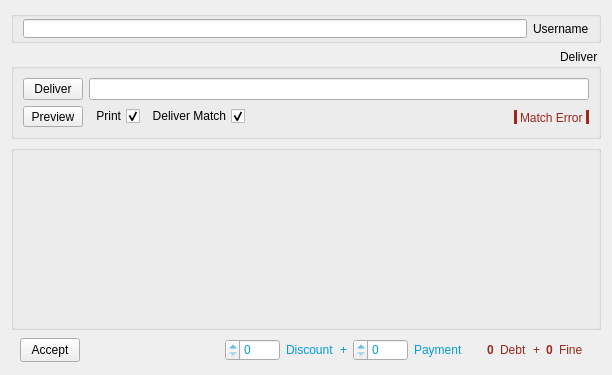
<?xml version="1.0" encoding="UTF-8"?>
<ui version="4.0">
 <class>FormOperator</class>
 <widget class="QWidget" name="FormOperator">
  <property name="geometry">
   <rect>
    <x>0</x>
    <y>0</y>
    <width>612</width>
    <height>375</height>
   </rect>
  </property>
  <property name="layoutDirection">
   <enum>Qt::RightToLeft</enum>
  </property>
  <layout class="QVBoxLayout" name="verticalLayout">
   <item>
    <widget class="QGroupBox" name="groupBox">
     <property name="minimumSize">
      <size>
       <width>0</width>
       <height>32</height>
      </size>
     </property>
     <property name="maximumSize">
      <size>
       <width>16777215</width>
       <height>32</height>
      </size>
     </property>
     <property name="title">
      <string/>
     </property>
     <layout class="QHBoxLayout" name="horizontalLayout_4">
      <property name="topMargin">
       <number>2</number>
      </property>
      <property name="bottomMargin">
       <number>2</number>
      </property>
      <item>
       <widget class="QLabel" name="label_2">
        <property name="text">
         <string>Username</string>
        </property>
       </widget>
      </item>
      <item>
       <widget class="MyLineEdit" name="eUser"/>
      </item>
     </layout>
    </widget>
   </item>
   <item>
    <widget class="QGroupBox" name="gDeliver">
     <property name="maximumSize">
      <size>
       <width>16777215</width>
       <height>90</height>
      </size>
     </property>
     <property name="title">
      <string>Deliver</string>
     </property>
     <property name="flat">
      <bool>true</bool>
     </property>
     <layout class="QVBoxLayout" name="verticalLayout_3">
      <item>
       <widget class="QWidget" name="widget" native="true">
        <property name="maximumSize">
         <size>
          <width>16777215</width>
          <height>30</height>
         </size>
        </property>
        <layout class="QHBoxLayout" name="horizontalLayout_2">
         <property name="margin">
          <number>0</number>
         </property>
         <item>
          <widget class="MyLineEdit" name="eObject"/>
         </item>
         <item>
          <widget class="QPushButton" name="bDeliver">
           <property name="maximumSize">
            <size>
             <width>60</width>
             <height>24</height>
            </size>
           </property>
           <property name="text">
            <string>Deliver</string>
           </property>
           <property name="icon">
            <iconset resource="resources.qrc">
             <normaloff>:/images/ok.png</normaloff>:/images/ok.png</iconset>
           </property>
          </widget>
         </item>
        </layout>
       </widget>
      </item>
      <item>
       <widget class="QWidget" name="gMatchOpt" native="true">
        <property name="maximumSize">
         <size>
          <width>16777215</width>
          <height>30</height>
         </size>
        </property>
        <layout class="QHBoxLayout" name="horizontalLayout_3">
         <property name="margin">
          <number>0</number>
         </property>
         <item>
          <widget class="QLabel" name="lMatchError">
           <property name="styleSheet">
            <string notr="true">color: #9d261d;
margin-top: 4px;
padding-bottom: 2px;
margin-bottom: 3px;
border-right: 3px solid #9d261d;
border-left: 3px solid #9d261d;
border-top: 1px solid rgba(0, 0, 0, 0);</string>
           </property>
           <property name="text">
            <string>Match Error</string>
           </property>
           <property name="textFormat">
            <enum>Qt::RichText</enum>
           </property>
          </widget>
         </item>
         <item>
          <spacer name="horizontalSpacer">
           <property name="orientation">
            <enum>Qt::Horizontal</enum>
           </property>
           <property name="sizeHint" stdset="0">
            <size>
             <width>40</width>
             <height>20</height>
            </size>
           </property>
          </spacer>
         </item>
         <item>
          <widget class="QCheckBox" name="cDeliverMatch">
           <property name="text">
            <string>Deliver Match</string>
           </property>
           <property name="checked">
            <bool>true</bool>
           </property>
          </widget>
         </item>
         <item>
          <widget class="QCheckBox" name="cPrint">
           <property name="text">
            <string>Print</string>
           </property>
           <property name="checked">
            <bool>true</bool>
           </property>
          </widget>
         </item>
         <item>
          <widget class="QPushButton" name="bPreview">
           <property name="maximumSize">
            <size>
             <width>60</width>
             <height>24</height>
            </size>
           </property>
           <property name="text">
            <string>Preview</string>
           </property>
           <property name="icon">
            <iconset resource="resources.qrc">
             <normaloff>:/images/preview.png</normaloff>:/images/preview.png</iconset>
           </property>
          </widget>
         </item>
        </layout>
       </widget>
      </item>
     </layout>
    </widget>
   </item>
   <item>
    <widget class="QWidget" name="gReceive" native="true">
     <layout class="QVBoxLayout" name="verticalLayout_2">
      <property name="margin">
       <number>0</number>
      </property>
      <item>
       <widget class="QGroupBox" name="gObjects">
        <property name="title">
         <string/>
        </property>
        <property name="flat">
         <bool>true</bool>
        </property>
        <layout class="QVBoxLayout" name="lObjects"/>
       </widget>
      </item>
      <item>
       <widget class="QWidget" name="gAccept" native="true">
        <property name="maximumSize">
         <size>
          <width>16777215</width>
          <height>28</height>
         </size>
        </property>
        <layout class="QHBoxLayout" name="horizontalLayout">
         <property name="topMargin">
          <number>0</number>
         </property>
         <property name="bottomMargin">
          <number>0</number>
         </property>
         <item>
          <widget class="QWidget" name="widget_3" native="true">
           <property name="styleSheet">
            <string notr="true">color: #9d261d</string>
           </property>
           <layout class="QHBoxLayout" name="horizontalLayout_6">
            <property name="topMargin">
             <number>0</number>
            </property>
            <property name="bottomMargin">
             <number>0</number>
            </property>
            <item>
             <widget class="QLabel" name="label_4">
              <property name="text">
               <string>Fine</string>
              </property>
             </widget>
            </item>
            <item>
             <widget class="QLabel" name="lFine">
              <property name="font">
               <font>
                <weight>75</weight>
                <bold>true</bold>
               </font>
              </property>
              <property name="text">
               <string>0</string>
              </property>
             </widget>
            </item>
            <item>
             <widget class="QLabel" name="label_8">
              <property name="text">
               <string>+</string>
              </property>
             </widget>
            </item>
            <item>
             <widget class="QLabel" name="label_5">
              <property name="text">
               <string>Debt</string>
              </property>
             </widget>
            </item>
            <item>
             <widget class="QLabel" name="lDebt">
              <property name="font">
               <font>
                <weight>75</weight>
                <bold>true</bold>
               </font>
              </property>
              <property name="text">
               <string>0</string>
              </property>
             </widget>
            </item>
           </layout>
          </widget>
         </item>
         <item>
          <widget class="QWidget" name="widget_2" native="true">
           <property name="styleSheet">
            <string notr="true">color: #049cdb</string>
           </property>
           <layout class="QHBoxLayout" name="horizontalLayout_5">
            <property name="topMargin">
             <number>0</number>
            </property>
            <property name="bottomMargin">
             <number>0</number>
            </property>
            <item>
             <widget class="QLabel" name="label">
              <property name="text">
               <string>Payment</string>
              </property>
             </widget>
            </item>
            <item>
             <widget class="QSpinBox" name="sPayment">
              <property name="minimumSize">
               <size>
                <width>55</width>
                <height>0</height>
               </size>
              </property>
              <property name="maximum">
               <number>100000</number>
              </property>
              <property name="singleStep">
               <number>50</number>
              </property>
             </widget>
            </item>
            <item>
             <widget class="QLabel" name="label_7">
              <property name="text">
               <string>+</string>
              </property>
             </widget>
            </item>
            <item>
             <widget class="QLabel" name="label_3">
              <property name="text">
               <string>Discount</string>
              </property>
             </widget>
            </item>
            <item>
             <widget class="QSpinBox" name="sDiscount">
              <property name="minimumSize">
               <size>
                <width>55</width>
                <height>0</height>
               </size>
              </property>
              <property name="maximum">
               <number>100000</number>
              </property>
              <property name="singleStep">
               <number>50</number>
              </property>
             </widget>
            </item>
           </layout>
          </widget>
         </item>
         <item>
          <spacer name="horizontalSpacer_2">
           <property name="orientation">
            <enum>Qt::Horizontal</enum>
           </property>
           <property name="sizeHint" stdset="0">
            <size>
             <width>492</width>
             <height>9</height>
            </size>
           </property>
          </spacer>
         </item>
         <item>
          <widget class="QPushButton" name="bReceive">
           <property name="minimumSize">
            <size>
             <width>60</width>
             <height>0</height>
            </size>
           </property>
           <property name="maximumSize">
            <size>
             <width>16777215</width>
             <height>24</height>
            </size>
           </property>
           <property name="text">
            <string>Accept</string>
           </property>
           <property name="icon">
            <iconset resource="resources.qrc">
             <normaloff>:/images/ok.png</normaloff>:/images/ok.png</iconset>
           </property>
          </widget>
         </item>
        </layout>
       </widget>
      </item>
     </layout>
    </widget>
   </item>
  </layout>
 </widget>
 <customwidgets>
  <customwidget>
   <class>MyLineEdit</class>
   <extends>QLineEdit</extends>
   <header>mylineedit.h</header>
  </customwidget>
 </customwidgets>
 <resources>
  <include location="resources.qrc"/>
 </resources>
 <connections/>
</ui>
